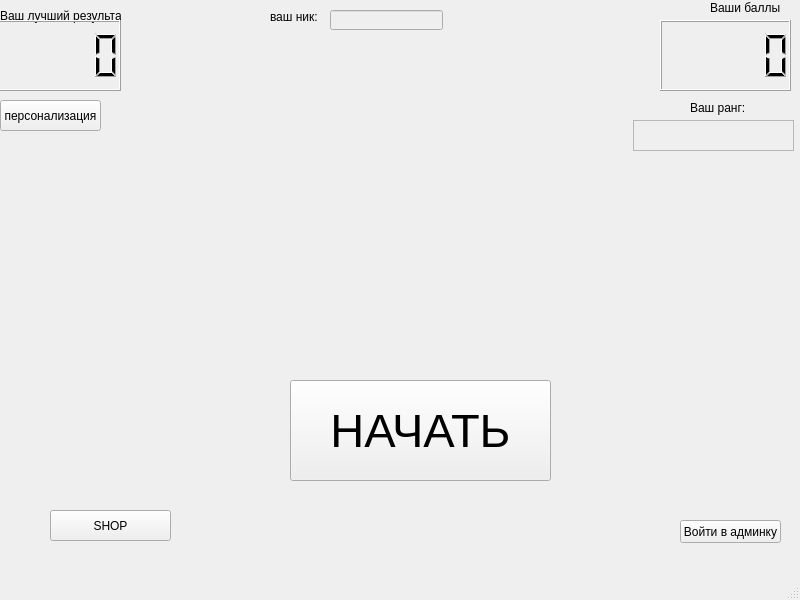
<?xml version="1.0" encoding="UTF-8"?>
<ui version="4.0">
 <class>StartGame</class>
 <widget class="QMainWindow" name="StartGame">
  <property name="geometry">
   <rect>
    <x>0</x>
    <y>0</y>
    <width>800</width>
    <height>600</height>
   </rect>
  </property>
  <property name="minimumSize">
   <size>
    <width>800</width>
    <height>600</height>
   </size>
  </property>
  <property name="maximumSize">
   <size>
    <width>800</width>
    <height>600</height>
   </size>
  </property>
  <property name="windowTitle">
   <string>Старт игры</string>
  </property>
  <widget class="QWidget" name="centralwidget">
   <widget class="QLabel" name="label">
    <property name="geometry">
     <rect>
      <x>0</x>
      <y>0</y>
      <width>121</width>
      <height>31</height>
     </rect>
    </property>
    <property name="text">
     <string>Ваш лучший результат</string>
    </property>
   </widget>
   <widget class="QLCDNumber" name="luch">
    <property name="geometry">
     <rect>
      <x>-10</x>
      <y>20</y>
      <width>131</width>
      <height>71</height>
     </rect>
    </property>
   </widget>
   <widget class="QPushButton" name="btnstart">
    <property name="geometry">
     <rect>
      <x>290</x>
      <y>380</y>
      <width>261</width>
      <height>101</height>
     </rect>
    </property>
    <property name="font">
     <font>
      <pointsize>35</pointsize>
     </font>
    </property>
    <property name="text">
     <string>НАЧАТЬ</string>
    </property>
   </widget>
   <widget class="QLabel" name="label_2">
    <property name="geometry">
     <rect>
      <x>710</x>
      <y>0</y>
      <width>71</width>
      <height>16</height>
     </rect>
    </property>
    <property name="text">
     <string>Ваши баллы</string>
    </property>
   </widget>
   <widget class="QLCDNumber" name="mxballs">
    <property name="geometry">
     <rect>
      <x>660</x>
      <y>20</y>
      <width>131</width>
      <height>71</height>
     </rect>
    </property>
   </widget>
   <widget class="QLabel" name="novopr">
    <property name="geometry">
     <rect>
      <x>260</x>
      <y>370</y>
      <width>281</width>
      <height>16</height>
     </rect>
    </property>
    <property name="text">
     <string/>
    </property>
   </widget>
   <widget class="QPushButton" name="toadm">
    <property name="geometry">
     <rect>
      <x>680</x>
      <y>520</y>
      <width>101</width>
      <height>23</height>
     </rect>
    </property>
    <property name="text">
     <string>Войти в админку</string>
    </property>
   </widget>
   <widget class="QLabel" name="label_3">
    <property name="geometry">
     <rect>
      <x>690</x>
      <y>100</y>
      <width>61</width>
      <height>16</height>
     </rect>
    </property>
    <property name="text">
     <string>Ваш ранг:</string>
    </property>
   </widget>
   <widget class="QTextEdit" name="zvan">
    <property name="enabled">
     <bool>false</bool>
    </property>
    <property name="geometry">
     <rect>
      <x>633</x>
      <y>120</y>
      <width>161</width>
      <height>31</height>
     </rect>
    </property>
   </widget>
   <widget class="QLineEdit" name="onik">
    <property name="enabled">
     <bool>false</bool>
    </property>
    <property name="geometry">
     <rect>
      <x>330</x>
      <y>10</y>
      <width>113</width>
      <height>20</height>
     </rect>
    </property>
   </widget>
   <widget class="QPushButton" name="pers">
    <property name="geometry">
     <rect>
      <x>0</x>
      <y>100</y>
      <width>101</width>
      <height>31</height>
     </rect>
    </property>
    <property name="text">
     <string>персонализация</string>
    </property>
   </widget>
   <widget class="QLabel" name="backg">
    <property name="geometry">
     <rect>
      <x>300</x>
      <y>40</y>
      <width>201</width>
      <height>191</height>
     </rect>
    </property>
    <property name="text">
     <string/>
    </property>
   </widget>
   <widget class="QPushButton" name="toshop">
    <property name="geometry">
     <rect>
      <x>50</x>
      <y>510</y>
      <width>121</width>
      <height>31</height>
     </rect>
    </property>
    <property name="text">
     <string>SHOP</string>
    </property>
   </widget>
   <widget class="QLabel" name="label_4">
    <property name="geometry">
     <rect>
      <x>270</x>
      <y>10</y>
      <width>47</width>
      <height>13</height>
     </rect>
    </property>
    <property name="text">
     <string>ваш ник:</string>
    </property>
   </widget>
  </widget>
  <widget class="QMenuBar" name="menubar">
   <property name="geometry">
    <rect>
     <x>0</x>
     <y>0</y>
     <width>800</width>
     <height>21</height>
    </rect>
   </property>
  </widget>
  <widget class="QStatusBar" name="statusbar"/>
 </widget>
 <resources/>
 <connections/>
</ui>
